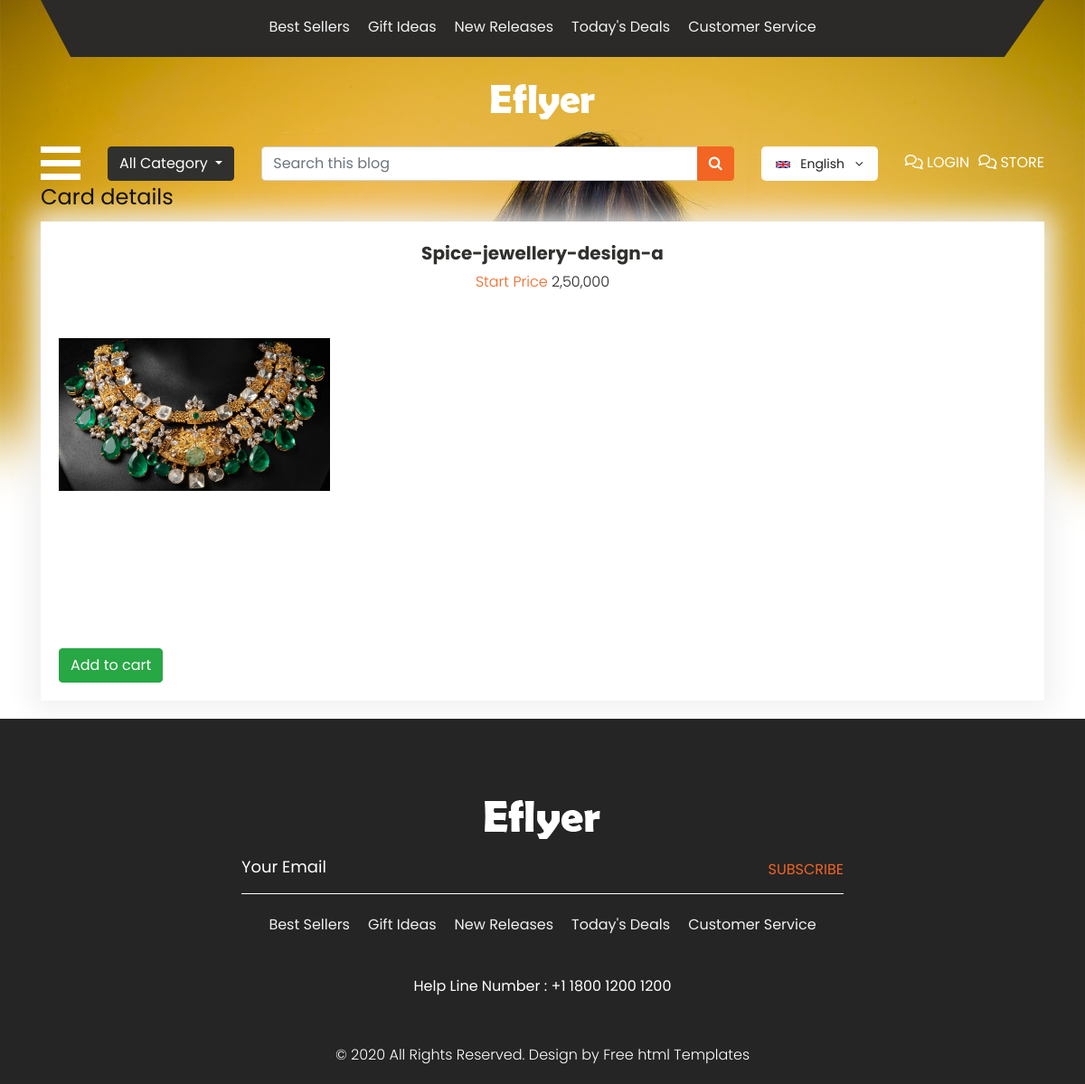
/cart/4, run on the app's committed database.
### maxfashion/models.py (models this page shows, shortened)
class Jewellery(models.Model):
    jel_item=models.TextField(max_length=100)
    jel_rate=models.TextField(max_length=100)
    jel_image=models.ImageField(upload_to='images/', blank=True)

### maxfashion/views.py (the view)
# urls.py: path("cart/<int:id>",views.cart,name="cart"),
def cart(request, id):
    item=Jewellery.objects.get(id=id)
    data ={
        "item":item,
    }
    return render(request, "cart.html",data)

### maxfashion/templates/cart.html (shortened to what this page needs)
{% extends 'theme.html' %}
{% load static %}
{% block content %}
<!DOCTYPE html>
<html lang="en">
<head>
</head>
<body>
    <div class="container">
        <h1>Card details</h1>
        <form action="" method="post">
        <div class="box_main">
            <h4 class="shirt_text">{{item.jel_item}}</h4>
            <p class="price_text">Start Price  <span style="color: #262626;">{{item.jel_rate}}</span></p>
            <div class="jewellery_img" style="width: 300px;"><img src="{{item.jel_image.url}}"></div>
            <button type="submit" class="btn btn-success">Add to cart</button>
            </div>
              </form>
         </div>
</body>
</html>
{% endblock %}

### maxfashion/static/css/style.css (style rules this page uses)
* { box-sizing: border-box !important; transition: ease all 0.5s; }
html { scroll-behavior: smooth; overflow-x: hidden; }
body { color: #666666; font-size: 14px; line-height: 1.80857; font-weight: normal; overflow-x: hidden; font-family: 'Poppins', sans-serif; }
h1, h2, h3, h4, h5, h6 { letter-spacing: 0; font-weight: normal; position: relative; padding: 0 0 10px 0; font-weight: normal; line-height: normal; color: #111111; margin: 0 }
h1 { font-size: 24px }
h4 { font-size: 16px }
*, *::after, *::before { -webkit-box-sizing: border-box; -moz-box-sizing: border-box; box-sizing: border-box; }
p { margin: 20px; font-weight: 300; font-size: 15px; line-height: 24px; }
a, .btn { text-decoration: none !important; outline: none !important; -webkit-transition: all .3s ease-in-out; -moz-transition: all .3s ease-in-out; -ms-transition: all .3s ease-in-out; -o-transition: all .3s ease-in-out; transition: all .3s ease-in-out; }
img { max-width: 100%; height: auto; }
button { border: 0; margin: 0; padding: 0; cursor: pointer; }
.box_main { width: 100%; background-color: #ffffff; height: auto; padding: 20px; box-shadow: 0px 0 30px 10px #f0f0f0; margin-bottom: 20px; }
.shirt_text { width: 100%; font-size: 20px; color: #30302e; text-align: center; font-weight: bold; padding-bottom: 5px; }
.price_text { width: 100%; font-size: 16px; color: #f26522; text-align: center; margin: 0px; }
.jewellery_img { width: 100%; text-align: center; margin: 50px 0px; min-height: 293px; }

### data on the page
Jewellery: jel_item "Spice-jewellery-design-a", jel_rate "2,50,000", jel_image (picture)
